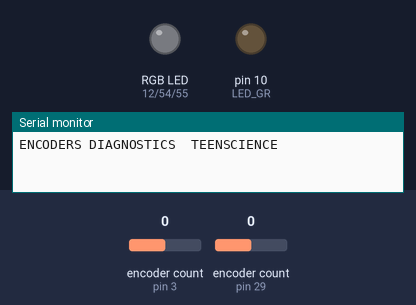
The sketch below on a simulated Arduino Mega 2560, built with avr-gcc and run on an emulated ATmega2560. On the bench: an RGB LED mixed from three pins (HIGH = lit), output pins drawn as LEDs (lit = HIGH), the last lines printed to the serial monitor. The inputs (shaded band) are chosen by the test bench; at power-on: encoder count (sensors on pin 3, pin 29) 0.

Above: at 2.2 s.
2.3 s: encoder count (sensor on pin 3) set to 1
At 2.7 s:
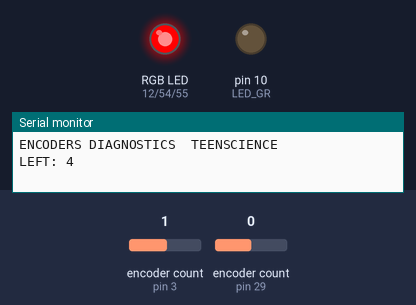
5.3 s: encoder count (sensor on pin 29) set to 2
At 6.2 s:
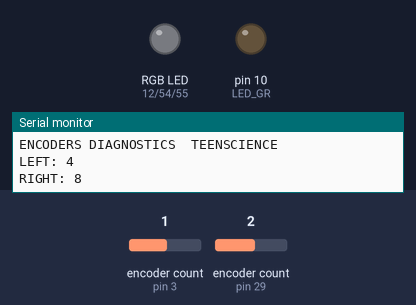
6.8 s: encoder count (sensor on pin 29) set to 3
At 7.4 s:
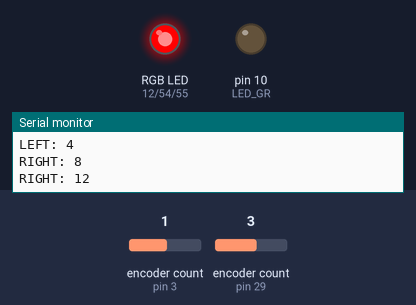
Timing chart, 0 to 9.3 s (numbered marks = the images above; inputs shaded):
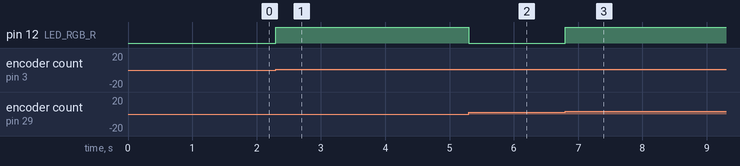

Measured:
- after the input at 2.3 s, pin 12 (LED_RGB_R): LOW → HIGH at once
- after the input at 5.3 s, pin 12 (LED_RGB_R): HIGH → LOW at once
- after the input at 6.8 s, pin 12 (LED_RGB_R): LOW → HIGH at once

The sketch:

Diag_Encoder.ino
```cpp
//Diagnostic of encoder function in Teenscience Platform REVA, R.Hormigo 2019
//YOu neeed the Encoder library already in Teensyduino and initiate an object Encoder  with the pins used in Teenscience 3, 4, 29, and 30).
//To find a position just assign the function read of the class Encoder to a long variable

#include <Encoder.h>

#define LED_GR 10
#define LED_RGB_R 12
#define LED_RGB_G 54
#define LED_RGB_B 55


Encoder myEncL(3, 4); //Encoder Left pins (With IRQ for performance)
Encoder myEncR(29, 30); //Encoder Right pins (With IRQ for performance)


void setup() {
  pinMode(LED_GR, OUTPUT);
  pinMode(LED_RGB_R, OUTPUT);
  pinMode(LED_RGB_G, OUTPUT);
  pinMode(LED_RGB_B, OUTPUT);
  Serial.begin(115200);
  delay(1000);
  Serial.println("ENCODERS DIAGNOSTICS  TEENSCIENCE");

}
long posL, posR, posL1, posR1 ;  //Encoder positions
void loop() {
  posL = myEncL.read();
  posR = myEncR.read();
  if (posL!=posL1){
    Serial.print("LEFT: ");
    Serial.println(posL);
    //translate to an LED color (just to see change)
    digitalWrite(LED_RGB_R, posL&4L);
    digitalWrite(LED_RGB_G, posL&2L);
    digitalWrite(LED_RGB_B, posL&1L);
  }
  else if (posR!=posR1){
    Serial.print("RIGHT: ");
    Serial.println(posR);
    //translate to an LED color (just to see change)
    digitalWrite(LED_RGB_R, posR&4L);
    digitalWrite(LED_RGB_G, posR&2L);
    digitalWrite(LED_RGB_B, posR&1L);
  }
  posL1=posL, posR1=posR;
}
```
